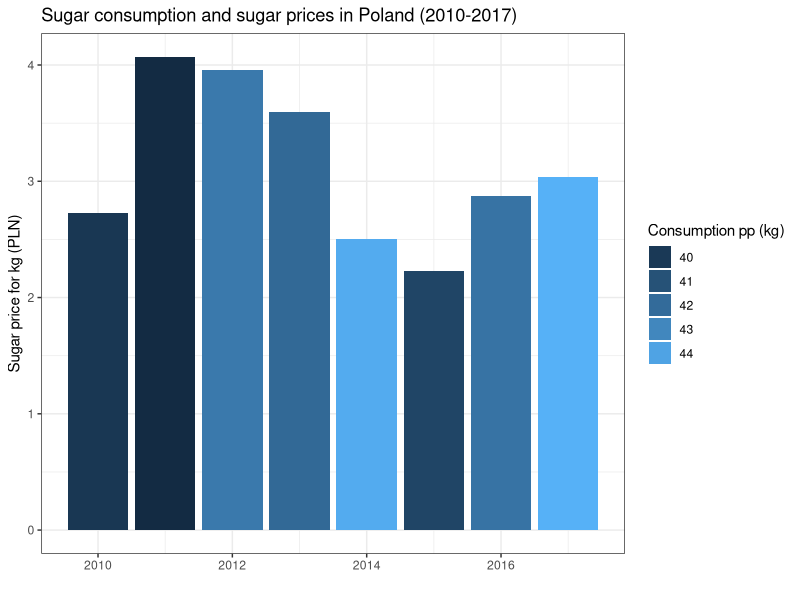
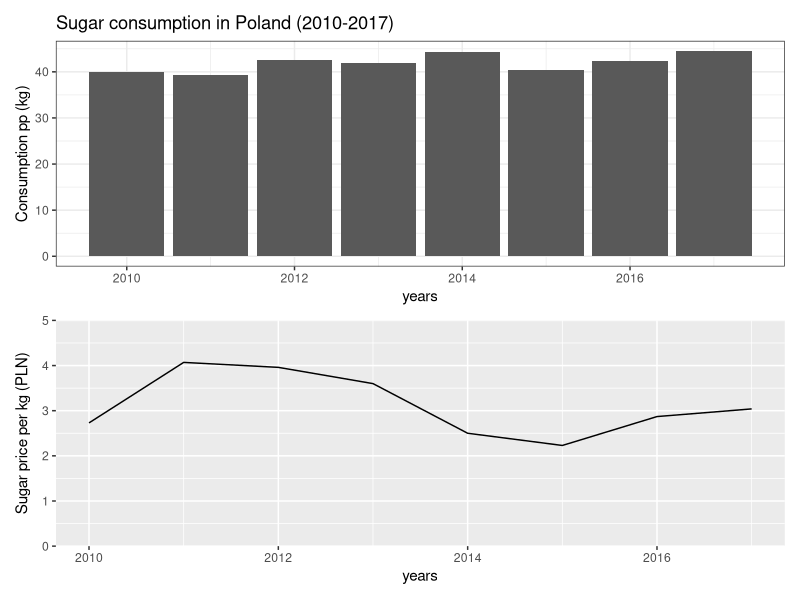

Write R code to recreate these figures, in order.
## ---- chunk 1
library(dplyr)
library(ggplot2)
library(patchwork)

# Source: https://stat.gov.pl/infografiki-widzety/infografiki/infografika-cukier-w-polsce,82,1.html

years = 2010:2017
sugar_consumption_per_capita = c(39.9, 39.4, 42.5, 41.9, 44.3, 40.5, 42.3, 44.5) # in kilograms
sugar_price = c(2.73, 4.07, 3.96, 3.60, 2.50, 2.23, 2.87, 3.04) # for 1 kilogram in PLN

sugar_in_Poland = data.frame(years,
                             sugar_consumption_per_capita,
                             sugar_price)

ggplot(data = sugar_in_Poland, aes(x = years)) +
  ggtitle("Sugar consumption and sugar prices in Poland (2010-2017)") +
  geom_col(data = sugar_in_Poland,
           aes(x = years,
               y = sugar_price,
               fill = sugar_consumption_per_capita),
           position = "dodge",
           ylab("Sugar prices per kg (PLN)")) +
  xlab("") +
  ylab("Sugar price for kg (PLN)") +
  guides(fill=guide_legend(title="Consumption pp (kg)")) +
  theme_bw()
## ---- chunk 2
consumption <- sugar_in_Poland %>% 
  ggplot(aes(x = years)) +
  ggtitle('Sugar consumption in Poland (2010-2017)') +
  ylab('Consumption pp (kg)') +
  geom_bar(aes(y = sugar_consumption_per_capita), stat = 'identity') +
  theme_bw()

prices <- sugar_in_Poland %>%
  ggplot(aes(x = years)) +
  scale_y_continuous(expand = c(0,0), limits = c (0,5)) +
  ylab('Sugar price per kg (PLN)') +
  geom_line(aes(y = sugar_price))

consumption / prices
